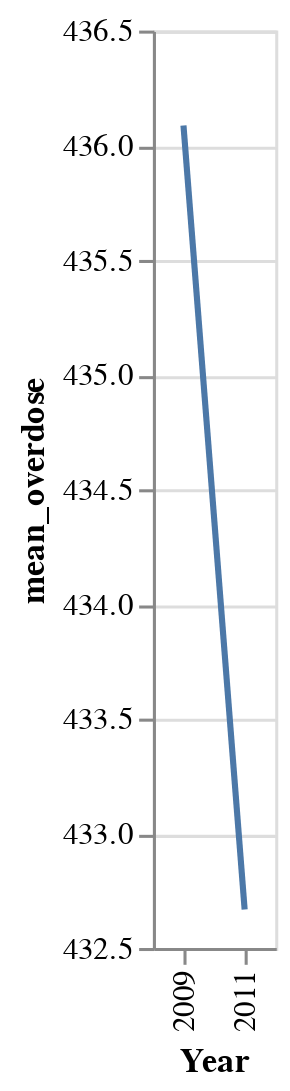

Source (notebook cell):
### Code cell
fit_wa_b4 = plot_wa_b4.transform_regression('Year', 'mean_overdose',method="linear"
).mark_line()

fit_wa_b4

### Figure 1 — Vega-Lite specification as saved in the notebook (floating-point values rounded to 4 significant figures; data arrays with more than 128 entries replaced by an {"elided": "..."} marker saying what was removed)
{"config": {"view": {"continuousWidth": 400, "continuousHeight": 300}}, "data": {"name": "data-36f49c558f683da64b90237444a55518"}, "mark": "line", "encoding": {"x": {"field": "Year", "scale": {"zero": false}, "type": "ordinal"}, "y": {"field": "mean_overdose", "scale": {"zero": false}, "type": "quantitative"}}, "transform": [{"aggregate": [{"op": "mean", "field": "overdose_per_100k", "as": "mean_overdose"}], "groupby": ["Year"]}, {"on": "Year", "regression": "mean_overdose", "method": "linear"}], "$schema": "https://vega.github.io/schema/vega-lite/v4.17.0.json", "datasets": {"data-36f49c558f683da64b90237444a55518": {"elided": "235 records"}}}
